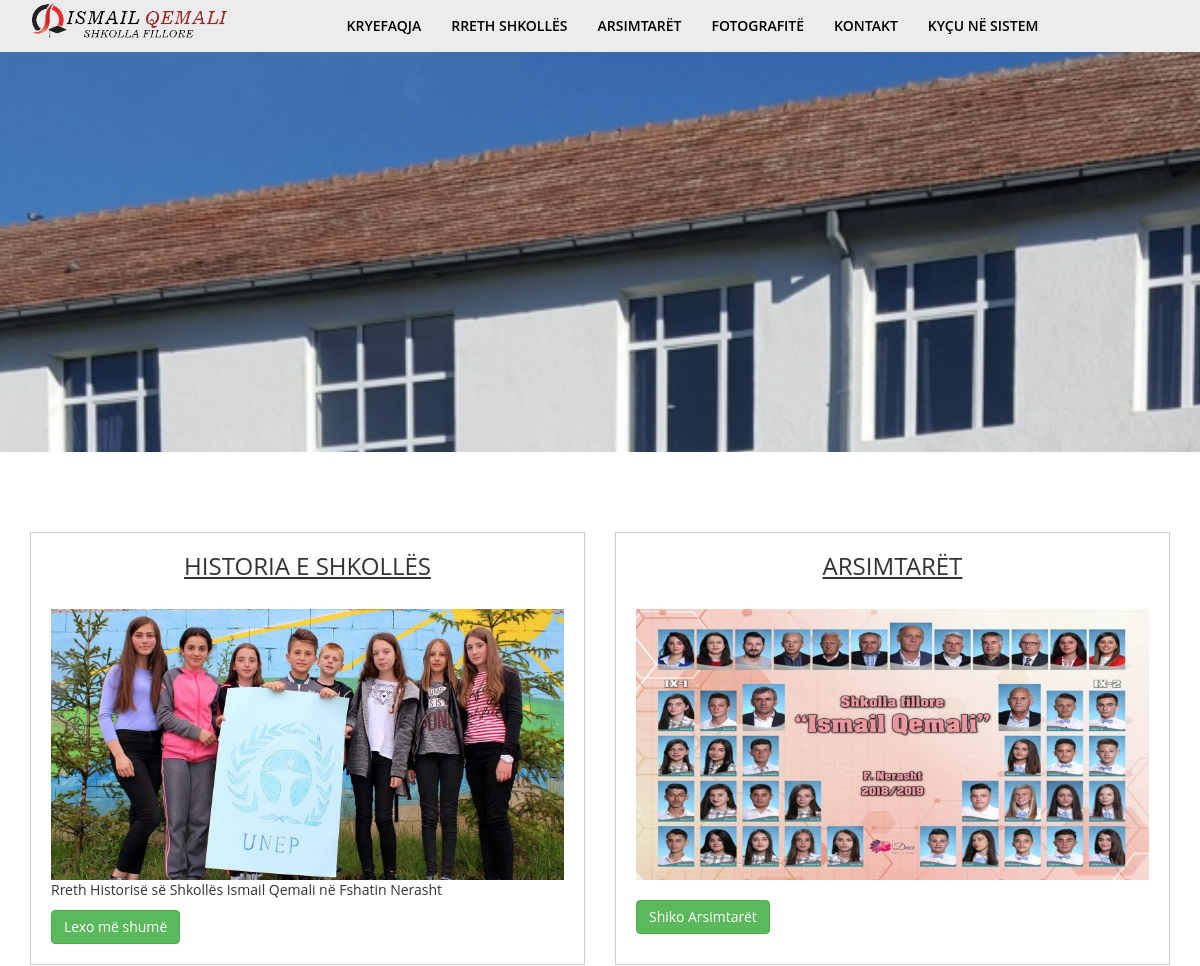
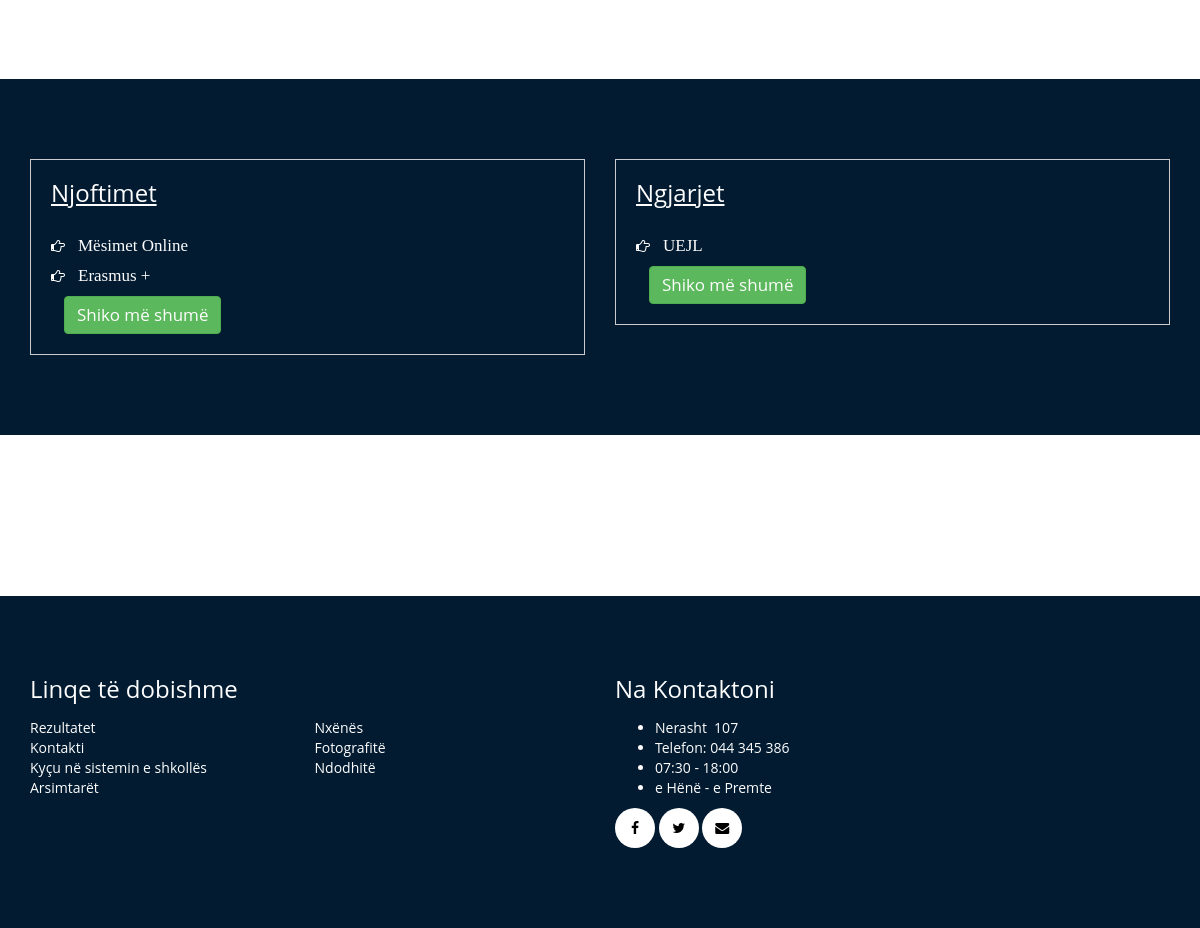
The page / on the database its author committed (2 pictures, top to bottom).
### tables this page shows
CREATE TABLE `page_contents` (
  `id` int(11) NOT NULL,
  `page_name` varchar(20) NOT NULL,
  `page_text` text DEFAULT NULL,
  `page_image` varchar(100) DEFAULT NULL
);

CREATE TABLE `notice` (
  `id` int(6) NOT NULL,
  `notice_title` varchar(255) NOT NULL,
  `notice_desc` text NOT NULL,
  `notice_date` date NOT NULL
);

CREATE TABLE `event` (
  `id` int(6) NOT NULL,
  `event_title` varchar(255) NOT NULL,
  `event_desc` text DEFAULT NULL,
  `event_date` date NOT NULL,
  `event_image` varchar(255) DEFAULT NULL
);

CREATE TABLE `page_options` (
  `id` int(11) NOT NULL,
  `school_meta_key` varchar(55) NOT NULL,
  `school_meta_value` text DEFAULT NULL
);

### functions.php (called while the page is built, shortened)
<?php
require_once "includes/db.php";
function get_school_address() {
	global $conn;
	$query = "SELECT * FROM page_options WHERE school_meta_key='school_address'";
	$result = mysqli_query($conn, $query);
	if(mysqli_num_rows($result) > 0) {
		$row = mysqli_fetch_assoc($result);
		$school_addr = $row['school_meta_value'];
	} else {
		$school_addr = 'Dhaka, Bangladesh';
	}
	return $school_addr;
}

### index.php (the view, shortened to what this page needs)
<?php require_once "includes/header.php"; ?>
<div class="home-banner section-padding text-center text-light home-banner-bg">
		<div class="container">
			<div class="row">
				<div class="col-md-12">
					<div class="display-table banner-min-height">
						<div class="display-table-cell">
							</div>
					</div>
				</div>
			</div>
		</div>
	</div>
	<div class="about-section section-padding">
	<div class="container">
	<div class="row">
	<div class="col-md-6">
	<div class="single-about">
						<CENTER><h3>HISTORIA E SHKOLLËS</h3></CENTER>
						<img src="assets/images/banner-1.jpg" alt="">
						<?php
						$query = "SELECT * FROM page_contents WHERE page_name='about_page'";
						$result = mysqli_query($conn, $query);
						$row = mysqli_fetch_assoc($result);
						$page_text = $row['page_text'];
						$first_para = substr($page_text, strpos($page_text, "<p"), strpos($page_text, "</p>")+4);
						echo $first_para;
						?>
						<a href="about.php" class="btn btn-success">Lexo më shumë</a>
					</div>
				</div>
				<div class="col-md-6">
					<div class="single-about">
						<center><h3>ARSIMTARËT</h3></center>
						<img src="assets/images/banner-3.jpg" alt="">
						<br />
						<br />
						<p><a href="teachers.php" class="btn btn-success">Shiko Arsimtarët</a></p>
					</div>
				</div>
			</div>
		</div>
	</div>
	<div class="about-section section-padding theme-bg">
		<div class="container">
			<div class="row">
				<div class="col-md-6">
					<div class="single-about single-notice">
						<h3>Njoftimet</h3>
						<?php
							$query = "SELECT * FROM notice ORDER BY id DESC LIMIT 5";
							$result = mysqli_query($conn, $query);
							while($row = mysqli_fetch_assoc($result)) {
								$notice_id = $row['id'];
								$notice_title = $row['notice_title'];
								echo "<p><i class='fa fa-hand-o-right'><a href='notice.php?id=$notice_id'>$notice_title</a></i></p>";
							}
						?>
						<a href="notice.php" class="btn btn-success">Shiko më shumë</a>
					</div>
				</div>
				<div class="col-md-6">
					<div class="single-about single-notice">
						<h3>Ngjarjet</h3>
						<?php
							$query = "SELECT * FROM event ORDER BY id DESC LIMIT 5";
							$result = mysqli_query($conn, $query);
							while($row = mysqli_fetch_assoc($result)) {
								$event_id = $row['id'];
								$event_title = $row['event_title'];
								echo "<p><i class='fa fa-hand-o-right'><a href='event.php?id=$event_id'>$event_title</a></i></p>";
							}
						?>
						<a href="event.php" class="btn btn-success">Shiko më shumë</a>
					</div>
				</div>
			</div>
		</div>
	</div>
<center>
	<div class="section-padding section-count">
	</center>
		<div class="container">
			<div class="row">
				<div class="col-md-4">
</div>
		</div>
	</div>
<?php require_once "includes/footer.php"; ?>

### includes/footer.php (shortened to what this page needs)
	<div class="footer-wrapper section-padding theme-bg">
		<div class="container">
			<div class="row">
				<div class="col-md-6">
				<h3 class="footer-header">Linqe të dobishme</h3>
					<ul class="footer-links">
						<li><a href="result.php">Rezultatet</a></li>
						<li><a href="contact.php">Kontakti</a></li>
						<li><a href="login.php">Kyçu në sistemin e shkollës</a></li>
						<li><a href="teachers.php">Arsimtarët</a></li>
						<li><a href="login.php">Nxënës</a></li>
						<li><a href="gallery.php">Fotografitë</a></li>
						<li><a href="event.php">Ndodhitë</a></li>
					</ul>
				</div>
				<div class="col-md-6">
					<h3 class="footer-header">Na Kontaktoni</h3>
					<?php echo get_school_address(); ?>
					<ul class="social-profiles">
						<li><a href="https://www.facebook.com/shfismailqemali.edu.mk/" target="_blank"><i class="fa fa-facebook"></i></a></li>
						<li><a href="https://twitter.com" target="_blank"><i class="fa fa-twitter"></i></a></li>
						<li><a href="mailto:ismail_qemali@hotmail.com"><i class="fa fa-envelope"></i></a></li>
					</ul>
				</div>
			</div>
		</div>
	</div>
</body>
</html>

### style.css (style rules this page uses)
img { max-width: 100%; height: auto; }
h1, h2, h3, h4, h5, h6 { margin: 0 0 15px; font-weight: 700px; }
body { font-family: 'Open Sans', sans-serif; }
.section-padding { padding: 80px 0; }
.theme-bg { background: #021b31; }
.theme-bg a, .theme-bg h1, .theme-bg h2, .theme-bg h3, .theme-bg h4, .theme-bg p, .theme-bg { color: rgb(253, 253, 253); }
.home-banner-bg { background: url(assets/images/banner-2.jpg); background-size: cover; background-repeat: no-repeat; background-attachment: fixed; background-position: top center; `` }
.home-banner:after, .page-banner:after { position: absolute; content: ''; width: 100%; height: 100%; left: 0; top: 0; }
.home-banner, .page-banner { position: relative; }
.home-banner div, .page-banner div { z-index: 10; }
.text-light { color: #fff; }
.banner-min-height { min-height: 30vh; }
.display-table { display: table; width: 100%; }
.display-table-cell { display: table-cell; text-align: center; vertical-align: middle; }
.single-about { padding: 20px; border: 1px solid #ccc; }
.single-about h3 { text-decoration: underline; margin-bottom: 30px; }
.single-notice a { margin-left: 13px; font-size: 17px; }
ul.footer-links { columns: 2; list-style-type: none; margin: 0; padding: 0; }
ul.social-profiles { margin: 0; padding: 0; list-style-type: none; }
ul.social-profiles li { display: inline-block; }
ul.social-profiles li a { display: block; color: #000; background: #fff; border-radius: 50%; height: 40px; width: 40px; text-align: center; line-height: 40px; }

### rows shown on the page
page_contents: page_text "Rreth Historisë së Shkollës Ismail Qemali në Fshatin Nerasht"
notice: notice_title "Mësimet Online"
notice: notice_title "Erasmus +"
event: event_title "UEJL"
page_options: school_meta_value "Nerasht 107 Telefon: 044 345 386 07:30 - 18:00 e Hënë - e Premte"
